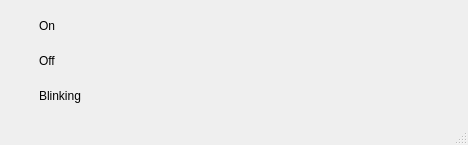
<?xml version="1.0" encoding="UTF-8"?>
<ui version="4.0">
 <class>MainWindow</class>
 <widget class="QMainWindow" name="MainWindow">
  <property name="geometry">
   <rect>
    <x>0</x>
    <y>0</y>
    <width>468</width>
    <height>145</height>
   </rect>
  </property>
  <property name="windowTitle">
   <string>QIndicatorWidget Example</string>
  </property>
  <widget class="QWidget" name="centralwidget">
   <layout class="QGridLayout" name="gridLayout">
    <item row="0" column="1">
     <widget class="QLabel" name="label">
      <property name="text">
       <string>On</string>
      </property>
     </widget>
    </item>
    <item row="0" column="0">
     <widget class="QIndicatorWidget" name="indicatorWidget">
      <property name="minimumSize">
       <size>
        <width>12</width>
        <height>12</height>
       </size>
      </property>
      <property name="maximumSize">
       <size>
        <width>24</width>
        <height>24</height>
       </size>
      </property>
      <property name="toolTip">
       <string>Gauge Cluster Widget</string>
      </property>
      <property name="whatsThis">
       <string>Status Indicator Widget</string>
      </property>
      <property name="indicatorOpacity">
       <double>1.000000000000000</double>
      </property>
     </widget>
    </item>
    <item row="1" column="1">
     <widget class="QLabel" name="label_2">
      <property name="text">
       <string>Off</string>
      </property>
     </widget>
    </item>
    <item row="1" column="0">
     <widget class="QIndicatorWidget" name="indicatorWidget_2">
      <property name="minimumSize">
       <size>
        <width>12</width>
        <height>12</height>
       </size>
      </property>
      <property name="maximumSize">
       <size>
        <width>24</width>
        <height>24</height>
       </size>
      </property>
      <property name="toolTip">
       <string>Gauge Cluster Widget</string>
      </property>
      <property name="whatsThis">
       <string>Status Indicator Widget</string>
      </property>
     </widget>
    </item>
    <item row="2" column="0">
     <widget class="QIndicatorWidget" name="indicatorWidget_3">
      <property name="minimumSize">
       <size>
        <width>12</width>
        <height>12</height>
       </size>
      </property>
      <property name="maximumSize">
       <size>
        <width>24</width>
        <height>24</height>
       </size>
      </property>
      <property name="toolTip">
       <string>Gauge Cluster Widget</string>
      </property>
      <property name="whatsThis">
       <string>Status Indicator Widget</string>
      </property>
     </widget>
    </item>
    <item row="2" column="1">
     <widget class="QLabel" name="label_3">
      <property name="text">
       <string>Blinking</string>
      </property>
     </widget>
    </item>
   </layout>
  </widget>
  <widget class="QMenuBar" name="menubar">
   <property name="geometry">
    <rect>
     <x>0</x>
     <y>0</y>
     <width>468</width>
     <height>22</height>
    </rect>
   </property>
  </widget>
  <widget class="QStatusBar" name="statusbar"/>
 </widget>
 <customwidgets>
  <customwidget>
   <class>QIndicatorWidget</class>
   <extends>QWidget</extends>
   <header>DigitalArtifexWidgets/qindicatorwidget.h</header>
  </customwidget>
 </customwidgets>
 <resources/>
 <connections/>
</ui>
